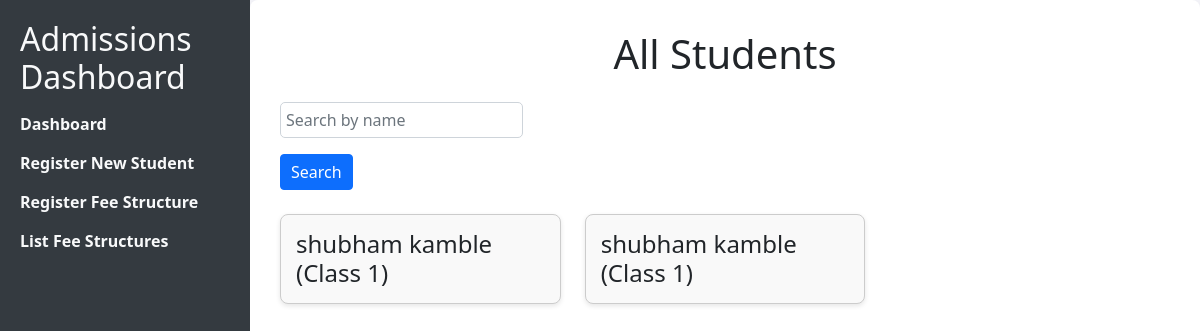
Page /admissions/students/ on the earlier database version.
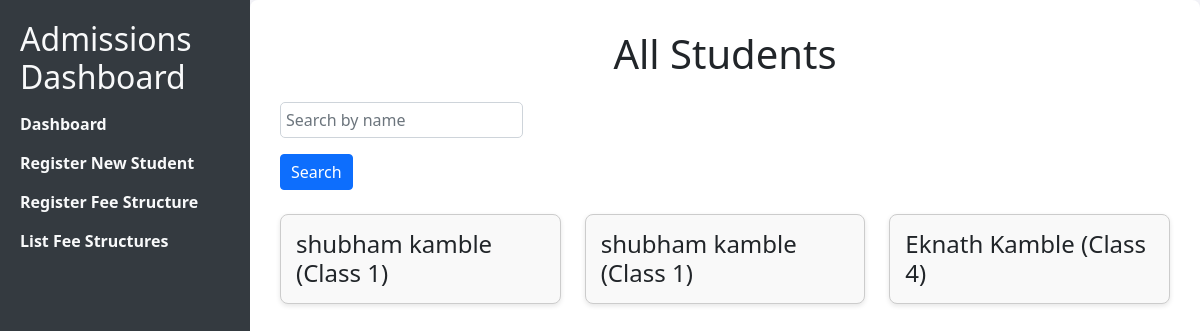
Same page on the later database version.
### admissions/models.py (models this page shows, shortened)
class Student(models.Model):
    first_name = models.CharField(max_length=100)
    last_name = models.CharField(max_length=100)
    board = models.CharField(max_length=4, choices=BOARD_CHOICES)
    class_name = models.IntegerField(choices=[(i, str(i)) for i in range(1, 11)])  # Classes 1-10
    phone_number = models.CharField(max_length=15)
    email = models.EmailField()
    address = models.TextField()

### admissions/views.py (the view)
# urls.py: path('students/', views.view_students, name='view_students'),
def view_students(request):
    search_query = request.GET.get('search', '')
    students = Student.objects.filter(first_name__icontains=search_query) | Student.objects.filter(last_name__icontains=search_query)
    student_data = []
    for student in students:
        fee_structure = FeeStructure.objects.filter(board=student.board, class_name=student.class_name).first()
        payments = Payment.objects.filter(student=student)
        total_paid = sum(p.amount_paid for p in payments)
        total_fee = fee_structure.fee_amount if fee_structure else Decimal('0.00')
        due_amount = total_fee - total_paid
        payment_details = []
        for payment in payments:
            payment_info = {
                'amount_paid': payment.amount_paid,
                'payment_mode': payment.payment_mode,
                'transaction_id': payment.transaction_id,
                'payment_date': payment.payment_date,
                'payment_id': payment.id,  # <-- Add this line
            }
            payment_details.append(payment_info)
        student_data.append({
            'student': student,
            'total_paid': total_paid,
            'due_amount': due_amount,
            'payment_details': payment_details,
            'fully_paid': due_amount <= 0,  # Check if full payment is made
        })
    return render(request, 'admissions/view_students.html', {
        'students': student_data,
        'search_query': search_query,
    })

### templates/admissions/view_students.html (shortened to what this page needs)
<!DOCTYPE html>
<html lang="en">
<head>
    <link href="https://cdn.jsdelivr.net/npm/bootstrap@5.1.3/dist/css/bootstrap.min.css" rel="stylesheet">
    {% load static %}
    <link href="{% static 'css/view_students.css' %}" rel="stylesheet">
</head>
<body>
    <div class="sidebar">
        <h2>Admissions Dashboard</h2>
        <ul>
            <li><a href="{% url 'dashboard' %}">Dashboard</a></li>
            <li><a href="{% url 'register_student' %}">Register New Student</a></li>
            <li><a href="{% url 'register_fee_structure' %}">Register Fee Structure</a></li>
            <li><a href="{% url 'list_fee_structures' %}">List Fee Structures</a></li>
        </ul>
    </div>
    <div class="content">
        <h1 class="text-center mb-4">All Students</h1>
        <div class="search-bar mb-4">
            <form method="get">
                <input type="text" name="search" placeholder="Search by name" value="{{ search_query }}" class="form-control" style="width: auto;">
                <button type="submit" class="btn btn-primary">Search</button>
            </form>
        </div>
        <div class="row">
            {% for data in students %}
                <div class="col-md-4 mb-4">
                    <div class="student-card-small" onclick="toggleCard({{ data.student.id }})">
                        <h4>{{ data.student.first_name }} {{ data.student.last_name }} (Class {{ data.student.class_name }})</h4>
                    </div>
                </div>
            {% endfor %}
        </div>
    </div>
</body>
</html>

### static/css/view_students.css (style rules this page uses)
body { display: flex; min-height: 100vh; margin: 0; background-color: #f4f4f9; }
.sidebar { position: fixed; top: 0; left: 0; width: 250px; background-color: #343a40; color: white; height: 100vh; padding: 20px; overflow-y: auto; }
.sidebar h2 { color: #f8f9fa; }
.sidebar ul { list-style: none; padding: 0; }
.sidebar ul li { margin: 15px 0; }
.sidebar ul li a { color: #f8f9fa; text-decoration: none; font-weight: bold; }
.content { flex-grow: 1; margin-left: 250px; padding: 30px; background-color: white; border-radius: 8px; box-shadow: 0px 4px 10px rgba(0, 0, 0, 0.1); height: 100vh; overflow-y: auto; }
.student-card-small { border: 1px solid #ccc; padding: 15px; border-radius: 8px; background-color: #f9f9f9; box-shadow: 0 2px 5px rgba(0, 0, 0, 0.1); cursor: pointer; margin-bottom: 15px; }
.student-card-small h4 { margin: 0; }
.form-control { width: 100%; padding: 10px; border-radius: 5px; margin-top: 10px; }
.btn { margin-top: 1rem; }
.search-bar { margin-bottom: 20px; }
.search-bar input { padding: 5px; margin-right: 10px; width: 250px; }
.search-bar button { padding: 5px 10px; }

Differences in the rows shown:
added Student: student.first_name "Eknath", student.last_name "Kamble", student.class_name "4"
